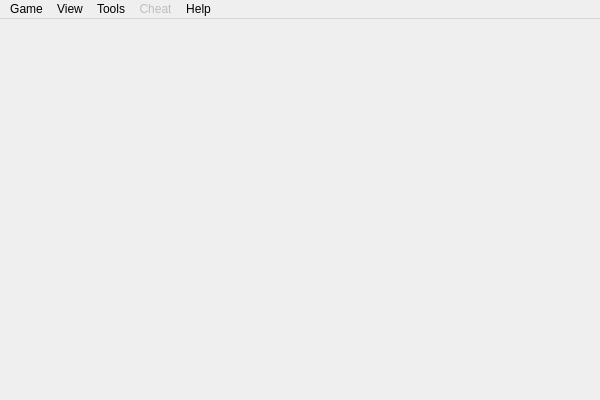
<?xml version="1.0" encoding="UTF-8"?>
<ui version="4.0">
 <class>MainWindow</class>
 <widget class="QMainWindow" name="MainWindow">
  <property name="geometry">
   <rect>
    <x>0</x>
    <y>0</y>
    <width>600</width>
    <height>400</height>
   </rect>
  </property>
  <property name="windowTitle">
   <string>Sanguosha</string>
  </property>
  <widget class="QWidget" name="centralWidget"/>
  <widget class="QMenuBar" name="menuBar">
   <property name="geometry">
    <rect>
     <x>0</x>
     <y>0</y>
     <width>600</width>
     <height>23</height>
    </rect>
   </property>
   <widget class="QMenu" name="menuGame">
    <property name="title">
     <string>Game</string>
    </property>
    <addaction name="actionStart_Server"/>
    <addaction name="actionStart_Game"/>
    <addaction name="actionPC_Console_Start"/>
    <addaction name="actionReplay"/>
    <addaction name="actionExit"/>
   </widget>
   <widget class="QMenu" name="menuOptions">
    <property name="title">
     <string>Tools</string>
    </property>
    <addaction name="actionConfigure"/>
    <addaction name="actionGeneral_Overview"/>
    <addaction name="actionCard_Overview"/>
    <addaction name="actionScenario_Overview"/>
    <addaction name="actionView_ban_list"/>
    <addaction name="actionBroadcast"/>
    <addaction name="actionReplay_file_convert"/>
    <addaction name="actionRecord_analysis"/>
    <addaction name="separator"/>
    <addaction name="actionEnable_Hotkey"/>
    <addaction name="actionNever_nullify_my_trick"/>
    <addaction name="actionView_Discarded"/>
    <addaction name="actionView_distance"/>
    <addaction name="actionServerInformation"/>
    <addaction name="actionSurrender"/>
    <addaction name="actionSaveRecord"/>
    <addaction name="separator"/>
    <addaction name="actionPause_Resume"/>
    <addaction name="actionHide_Show_chat_box"/>
   </widget>
   <widget class="QMenu" name="menuHelp">
    <property name="title">
     <string>Help</string>
    </property>
    <addaction name="actionAbout"/>
    <addaction name="actionAbout_Qt"/>
    <addaction name="actionAbout_GPLv3"/>
    <addaction name="actionAbout_Lua"/>
    <addaction name="actionAbout_fmod"/>
    <addaction name="separator"/>
    <addaction name="actionAcknowledgement_2"/>
    <addaction name="separator"/>
    <addaction name="actionRole_assign_table"/>
   </widget>
   <widget class="QMenu" name="menuView">
    <property name="title">
     <string>View</string>
    </property>
    <addaction name="actionShow_Hide_Menu"/>
    <addaction name="actionFullscreen"/>
    <addaction name="actionMinimize_to_system_tray"/>
   </widget>
   <widget class="QMenu" name="menuCheat">
    <property name="enabled">
     <bool>false</bool>
    </property>
    <property name="title">
     <string>Cheat</string>
    </property>
    <addaction name="actionDamage_maker"/>
    <addaction name="actionDeath_note"/>
    <addaction name="actionRevive_wand"/>
    <addaction name="actionExecute_script_at_server_side"/>
   </widget>
   <addaction name="menuGame"/>
   <addaction name="menuView"/>
   <addaction name="menuOptions"/>
   <addaction name="menuCheat"/>
   <addaction name="menuHelp"/>
  </widget>
  <action name="actionExit">
   <property name="text">
    <string>Exit</string>
   </property>
  </action>
  <action name="actionConfigure">
   <property name="enabled">
    <bool>true</bool>
   </property>
   <property name="icon">
    <iconset>
     <normaloff>../image/system/settings.png</normaloff>../image/system/settings.png</iconset>
   </property>
   <property name="text">
    <string>Configure</string>
   </property>
  </action>
  <action name="actionStart_Server">
   <property name="text">
    <string>Start server</string>
   </property>
   <property name="shortcut">
    <string>Ctrl+S</string>
   </property>
  </action>
  <action name="actionStart_Game">
   <property name="text">
    <string>Start game</string>
   </property>
   <property name="shortcut">
    <string>Ctrl+G</string>
   </property>
  </action>
  <action name="actionGeneral_Overview">
   <property name="text">
    <string>General overview</string>
   </property>
   <property name="shortcut">
    <string>Ctrl+E</string>
   </property>
  </action>
  <action name="actionAbout">
   <property name="text">
    <string>About</string>
   </property>
  </action>
  <action name="actionCard_Overview">
   <property name="text">
    <string>Card overview</string>
   </property>
   <property name="shortcut">
    <string>Ctrl+R</string>
   </property>
  </action>
  <action name="actionEnable_Hotkey">
   <property name="checkable">
    <bool>true</bool>
   </property>
   <property name="text">
    <string>Enable hotkey</string>
   </property>
  </action>
  <action name="actionAbout_Qt">
   <property name="text">
    <string>About Qt</string>
   </property>
  </action>
  <action name="actionView_Discarded">
   <property name="enabled">
    <bool>false</bool>
   </property>
   <property name="text">
    <string>View Discarded</string>
   </property>
   <property name="shortcut">
    <string>Ctrl+D</string>
   </property>
  </action>
  <action name="actionView_distance">
   <property name="enabled">
    <bool>false</bool>
   </property>
   <property name="text">
    <string>View distance</string>
   </property>
   <property name="shortcut">
    <string>Ctrl+I</string>
   </property>
  </action>
  <action name="actionServerInformation">
   <property name="enabled">
    <bool>false</bool>
   </property>
   <property name="text">
    <string>Server information</string>
   </property>
  </action>
  <action name="actionReplay">
   <property name="text">
    <string>Replay</string>
   </property>
  </action>
  <action name="actionSaveRecord">
   <property name="enabled">
    <bool>false</bool>
   </property>
   <property name="text">
    <string>Save battle record</string>
   </property>
  </action>
  <action name="actionFullscreen">
   <property name="text">
    <string>Fullscreen</string>
   </property>
   <property name="shortcut">
    <string>Alt+Return</string>
   </property>
  </action>
  <action name="actionShow_Hide_Menu">
   <property name="text">
    <string>Show/Hide menu</string>
   </property>
   <property name="shortcut">
    <string>Alt+M</string>
   </property>
  </action>
  <action name="actionSurrender">
   <property name="enabled">
    <bool>false</bool>
   </property>
   <property name="text">
    <string>Surrender</string>
   </property>
  </action>
  <action name="actionMinimize_to_system_tray">
   <property name="text">
    <string>Minimize to system tray</string>
   </property>
   <property name="shortcut">
    <string>Alt+S</string>
   </property>
  </action>
  <action name="actionRole_assign_table">
   <property name="text">
    <string>Role assign table</string>
   </property>
  </action>
  <action name="actionScenario_Overview">
   <property name="text">
    <string>Scenario overview</string>
   </property>
  </action>
  <action name="actionScript_editor">
   <property name="enabled">
    <bool>true</bool>
   </property>
   <property name="text">
    <string>Script editor</string>
   </property>
  </action>
  <action name="actionBroadcast">
   <property name="text">
    <string>Broadcast ...</string>
   </property>
  </action>
  <action name="actionAcknowledgement">
   <property name="text">
    <string>Acknowledgement</string>
   </property>
  </action>
  <action name="actionDamage_maker">
   <property name="enabled">
    <bool>true</bool>
   </property>
   <property name="text">
    <string>Damage maker</string>
   </property>
  </action>
  <action name="actionExpand_dashboard">
   <property name="checkable">
    <bool>true</bool>
   </property>
   <property name="text">
    <string>Expand dashboard</string>
   </property>
  </action>
  <action name="actionDeath_note">
   <property name="text">
    <string>Death note ...</string>
   </property>
  </action>
  <action name="actionRevive_wand">
   <property name="text">
    <string>Revive wand ...</string>
   </property>
  </action>
  <action name="actionPC_Console_Start">
   <property name="text">
    <string>PC Console Start</string>
   </property>
  </action>
  <action name="actionReplay_file_convert">
   <property name="text">
    <string>Replay file convert ...</string>
   </property>
  </action>
  <action name="actionSend_lowlevel_command">
   <property name="text">
    <string>Send lowlevel command ...</string>
   </property>
  </action>
  <action name="actionView_ban_list">
   <property name="text">
    <string>View ban list</string>
   </property>
  </action>
  <action name="actionAbout_fmod">
   <property name="text">
    <string>About fmod</string>
   </property>
  </action>
  <action name="actionAbout_Lua">
   <property name="text">
    <string>About Lua</string>
   </property>
  </action>
  <action name="actionExecute_script_at_server_side">
   <property name="text">
    <string>Execute script at server side ...</string>
   </property>
  </action>
  <action name="actionRecord_analysis">
   <property name="text">
    <string>Record analysis</string>
   </property>
  </action>
  <action name="actionAbout_GPLv3">
   <property name="text">
    <string>About GPLv3</string>
   </property>
  </action>
  <action name="actionNever_nullify_my_trick">
   <property name="checkable">
    <bool>true</bool>
   </property>
   <property name="text">
    <string>Never nullify my trick</string>
   </property>
  </action>
  <action name="actionAcknowledgement_2">
   <property name="text">
    <string>Acknowledgement</string>
   </property>
  </action>
  <action name="actionPause_Resume">
   <property name="enabled">
    <bool>false</bool>
   </property>
   <property name="text">
    <string>Pause/Resume</string>
   </property>
   <property name="shortcut">
    <string>F6</string>
   </property>
  </action>
  <action name="actionHide_Show_chat_box">
   <property name="enabled">
    <bool>false</bool>
   </property>
   <property name="text">
    <string>Hide/Show chat box</string>
   </property>
   <property name="shortcut">
    <string>F8</string>
   </property>
  </action>
 </widget>
 <layoutdefault spacing="6" margin="11"/>
 <resources/>
 <connections/>
</ui>
